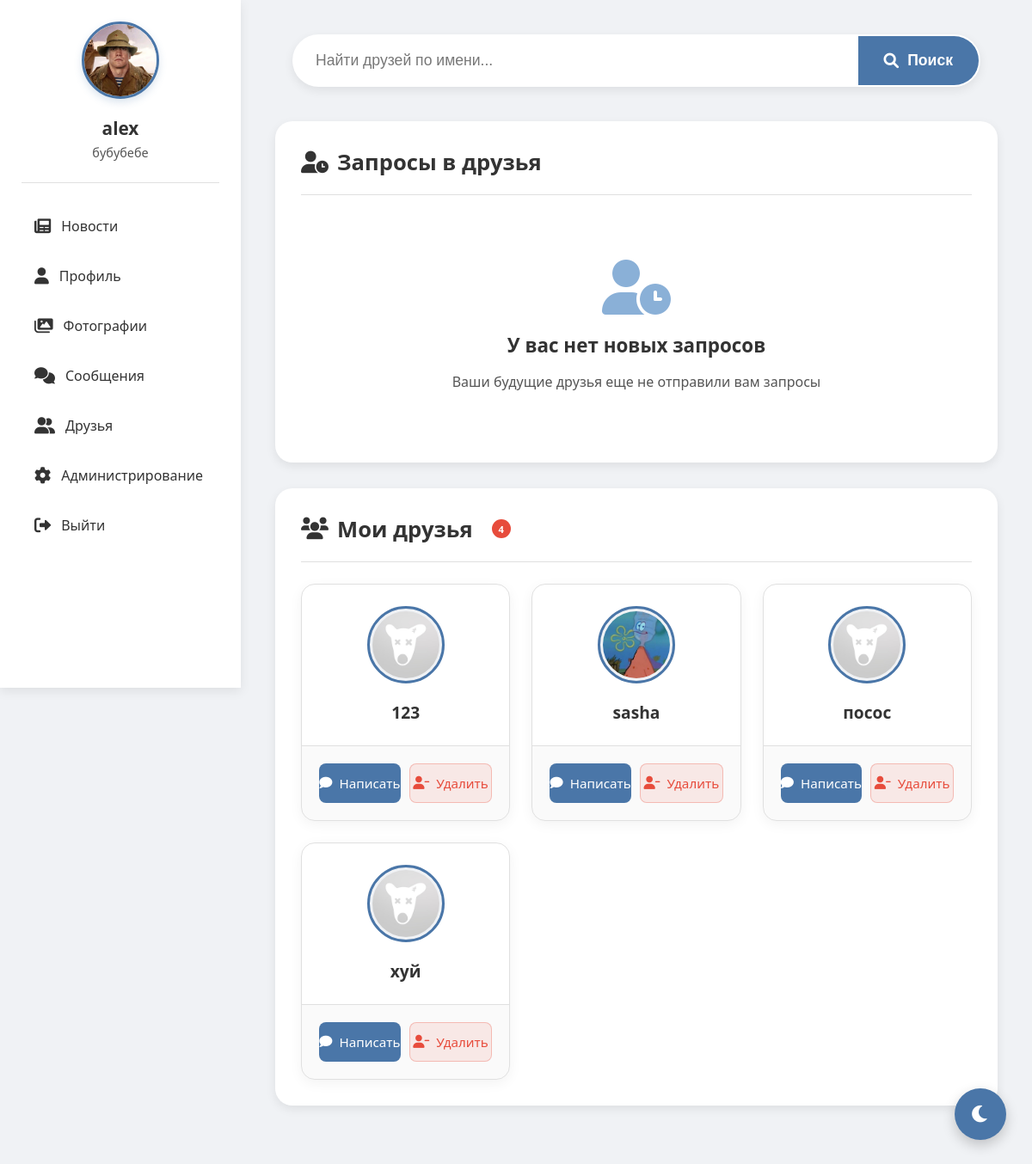
/friends (signed in), run on an earlier commit of the app's database.
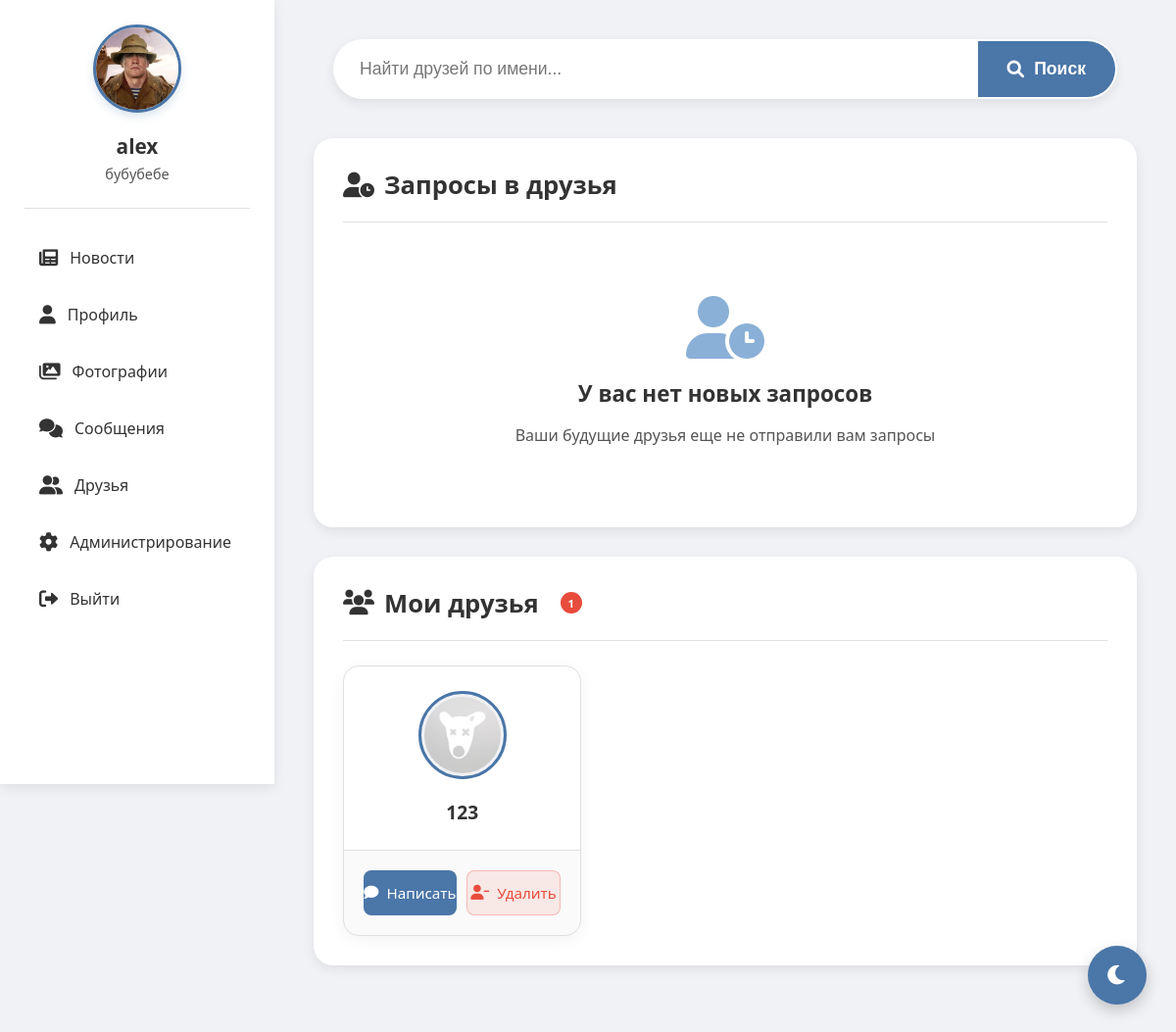
And on a later commit of the database.
### tables this page shows
CREATE TABLE users (
                id INTEGER PRIMARY KEY AUTOINCREMENT,
                username TEXT UNIQUE NOT NULL,
                password TEXT NOT NULL,
                email TEXT,
                bio TEXT,
                avatar TEXT, role TEXT DEFAULT 'user' CHECK(role IN ('admin', 'moderator', 'user')), is_online BOOLEAN DEFAULT FALSE, last_seen DATETIME, banner TEXT, is_blocked BOOLEAN DEFAULT 0, block_reason TEXT);

### routes/friends.py (the view)
@bp.route('/friends', methods=['GET'])
def friends():
    if 'user_id' not in session:
        return redirect(url_for('auth.index'))
    user_id = session['user_id']
    conn = get_db()
    c = conn.cursor()
    c.execute("SELECT * FROM users WHERE id = ?", (user_id,))
    user = c.fetchone()
    c.execute('''SELECT users.id, users.username, users.avatar
                FROM friends
                JOIN users ON friends.user_id = users.id
                WHERE friends.friend_id = ? AND friends.status = 'pending' ''', (user_id,))
    requests = c.fetchall()
    c.execute('''SELECT users.id, users.username, users.avatar
                FROM friends
                JOIN users ON friends.friend_id = users.id
                WHERE friends.user_id = ? AND friends.status = 'accepted'
                UNION
                SELECT users.id, users.username, users.avatar
                FROM friends
                JOIN users ON friends.user_id = users.id
                WHERE friends.friend_id = ? AND friends.status = 'accepted'
                ORDER BY username''', (user_id, user_id))
    friends_list = c.fetchall()
    search_query = request.args.get('search', '')
    search_results = []
    if search_query:
        c.execute("SELECT id, username, avatar FROM users WHERE username LIKE ? AND id != ?",
                 (f'%{search_query}%', user_id))
        search_results = c.fetchall()
    conn.close()
    return render_template('friends.html',
                         user=user,
                         requests=requests,
                         friends=friends_list,
                         search_results=search_results,
                         search_query=search_query)

### app.py (called while the page is built)
@app.before_request
def enforce_account_block():
    try:
        if request.path.startswith('/static') or request.path.startswith('/socket.io'):
            return None
        if request.endpoint in {'auth.blocked', 'auth.index', 'static.static_files'}:
            return None
        if 'user_id' not in session:
            return None
        from models import get_db
        conn = get_db()
        c = conn.cursor()
        c.execute('SELECT is_blocked, block_reason FROM users WHERE id = ?', (session['user_id'],))
        row = c.fetchone()
        conn.close()
        if row and row['is_blocked']:
            reason = row['block_reason'] or 'Профиль заблокирован администратором'
            return render_template('blocked.html', reason=reason)
    except Exception:
        return None

### models.py (called while the page is built)
def get_db():
    conn = sqlite3.connect('social_network.db')
    conn.row_factory = sqlite3.Row
    return conn

### templates/friends.html (shortened to what the changed rows need)
<!DOCTYPE html>
<html lang="ru">
<head>
    <link href="https://cdnjs.cloudflare.com/ajax/libs/font-awesome/6.0.0/css/all.min.css" rel="stylesheet">
</head>
<body>
    <div class="content">
        <div class="section">
            <div class="section-title">
                <h2><i class="fas fa-user-clock"></i> Запросы в друзья {% if requests %}<span class="badge">{{ requests|length }}</span>{% endif %}</h2>
            </div>
        </div>
        <div class="section">
            <div class="section-title">
                <h2><i class="fas fa-users"></i> Мои друзья {% if friends %}<span class="badge">{{ friends|length }}</span>{% endif %}</h2>
            </div>
            {% if friends %}
            <div class="friends-grid">
                {% for friend in friends %}
                <div class="friend-card">
                    <div class="friend-header">
                        <img src="{{ url_for('static', filename='uploads/' + friend[2]) if friend[2] else url_for('static', filename='uploads/default_avatar.png') }}"
                             class="friend-avatar" alt="{{ friend[1] }}"
                             onerror="this.onerror=null; this.src='{{ url_for('static', filename='uploads/default_avatar.png') }}'">
                        <div class="friend-name">{{ friend[1] }}</div>
                    </div>
                    <div class="friend-actions">
                        <a href="{{ url_for('messages.messages', friend_id=friend[0]) }}" class="btn-message">
                            <i class="fas fa-comment"></i> Написать
                        </a>
                        <a href="{{ url_for('friends.remove_friend', friend_id=friend[0]) }}" class="btn-remove">
                            <i class="fas fa-user-minus"></i> Удалить
                        </a>
                    </div>
                </div>
                {% endfor %}
            </div>
            {% else %}
            <div class="empty-state">
                <i class="fas fa-users"></i>
                <h3>У вас пока нет друзей</h3>
                <p>Найдите новых друзей через поиск!</p>
            </div>
            {% endif %}
        </div>
    </div>
</body>
</html>

What changed in the data, as far as the page shows it:
removed users: avatar (picture), username "sasha"
removed users: username "посос"
removed users: username "хуй"
Also different on the page:
{{ friends|length }}: "4" → "1"
